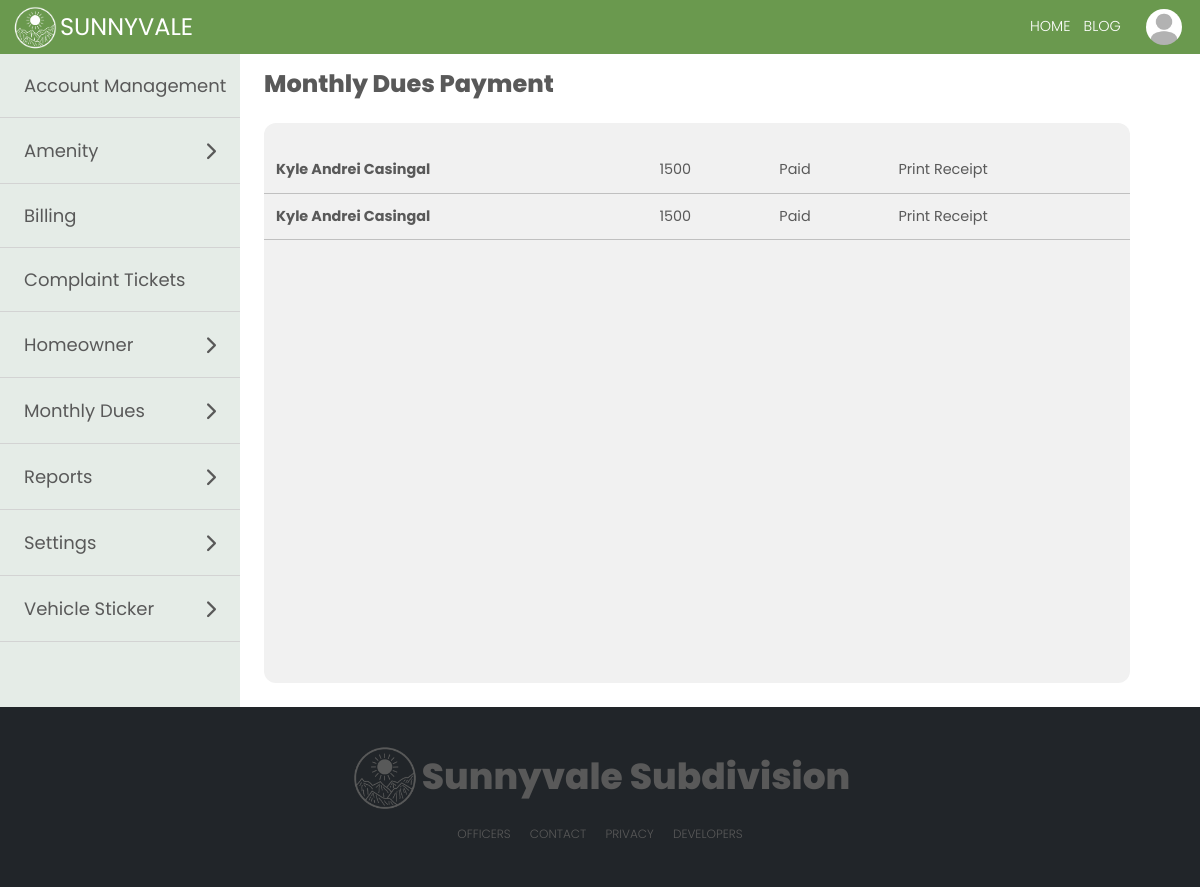
Page /modules/monthlyDuesTransaction.php (signed in) on the committed database.
### tables this page shows
CREATE TABLE IF NOT EXISTS `user` (
  `user_id` int(11) NOT NULL AUTO_INCREMENT,
  `user_homeowner_id` int(11) DEFAULT NULL,
  `user_tenant_id` int(11) DEFAULT NULL,
  `full_name` varchar(50) NOT NULL,
  `user_type` varchar(15) NOT NULL,
  `password` varchar(30) NOT NULL,
  `email_address` varchar(40) DEFAULT NULL,
  `account_status` varchar(15) NOT NULL,
  `verification_code` varchar(6) DEFAULT NULL,
  `email_verified_at` datetime DEFAULT NULL,
  PRIMARY KEY (`user_id`)
);

CREATE TABLE IF NOT EXISTS `homeowner_profile` (
  `homeowner_id` int(11) NOT NULL AUTO_INCREMENT,
  `last_name` varchar(100) NOT NULL,
  `first_name` varchar(100) NOT NULL,
  `middle_name` varchar(100) DEFAULT NULL,
  `suffix` varchar(100) DEFAULT NULL,
  `sex` varchar(100) NOT NULL,
  `street` varchar(255) NOT NULL,
  `subdivision` varchar(255) NOT NULL,
  `barangay` varchar(50) NOT NULL,
  `business_address` varchar(255) DEFAULT NULL,
  `occupation` varchar(100) DEFAULT NULL,
  `email_address` varchar(100) NOT NULL,
  `birthdate` date DEFAULT NULL,
  `mobile_number` varchar(20) DEFAULT NULL,
  `employer` varchar(100) DEFAULT NULL,
  `vehicle_registration` varchar(20) DEFAULT NULL,
  `display_picture` varchar(255) NOT NULL,
  PRIMARY KEY (`homeowner_id`)
);

CREATE TABLE IF NOT EXISTS `transaction` (
  `transaction_id` int(11) NOT NULL AUTO_INCREMENT,
  `user_id` int(11) NOT NULL,
  `name` varchar(255) NOT NULL,
  `total_cost` int(11) DEFAULT NULL,
  `quantity` int(11) DEFAULT NULL,
  `payment_proof` varchar(255) DEFAULT NULL,
  `transaction_type` varchar(50) NOT NULL,
  `status` varchar(10) NOT NULL,
  `datetime` datetime DEFAULT NULL,
  PRIMARY KEY (`transaction_id`)
);

### modules/monthlyDuesTransaction.php (the view, shortened to what this page needs)
<?php
require '../marginals/topbar.php';
$resultTransaction = $con->query("SELECT * FROM transaction, user, homeowner_profile WHERE transaction_type = 'Monthly Dues' AND transaction.user_id = user.user_id AND user.user_homeowner_id = homeowner_profile.homeowner_id AND homeowner_profile.subdivision = '" . $_SESSION['subdivision'] . "'");
?>
<!DOCTYPE html>
<html lang="en">
<head>
</head>
<body>
  <div class="treasurer">
    <div class="sideBar">
      <?php require '../marginals/sidebarAdmin.php'; ?>
    </div>
    <div class="treasurerPanel">
      <label class="lblSettings" id="amenity">Monthly Dues Payment</label>
      <div class="complaintManagement">
        <div class="inboxContainer">
          <table class="tblComplaints">
            <?php while ($row = $resultTransaction->fetch_assoc()) : ?>
              <tr class="trComplaints">
                <td class="renter-name" data-bs-toggle="modal" data-bs-target="#complaintModal<?php
                                                                                              echo $row['transaction_id']
                                                                                              ?>"><?php echo $row['name'] ?></td>
                <td class="use-address" data-bs-toggle="modal" data-bs-target="#complaintModal<?php
                                                                                              echo $row['transaction_id']
                                                                                              ?>"><?php echo $row['total_cost'] ?></td>
                <td class="use-address" data-bs-toggle="modal" data-bs-target="#complaintModal<?php
                                                                                              echo $row['transaction_id']
                                                                                              ?>"><?php echo $row['status'] ?></td>
                <?php if ($row['status'] == 'Paid') { ?>
                  <td class="use-address" data-bs-toggle="modal" data-bs-target="#exampleModalToggle<?php
                                                                                                    echo $row['transaction_id']
                                                                                                    ?>">Print Receipt</td>
                <?php } ?>
              </tr>
            <?php endwhile; ?>
          </table>
        </div>
      </div>
    </div>
  </div>
  <?php
  require '../marginals/footer2.php';
  ?>
</body>
</html>

### marginals/topbar.php (shortened to what this page needs)
<?php
include "../process.php";
if ($_SESSION['user_type'] == 'Tenant') {
  $result = $con->query("SELECT * FROM user, tenant WHERE user_id = " . $user_id = $_SESSION['user_id'] . "  AND user.full_name = tenant.full_name") or die($mysqli->error);
  $result1 = $con->query("SELECT * FROM user, tenant WHERE user_id = " . $user_id = $_SESSION['user_id'] . "  AND user.full_name = tenant.full_name")  or die($mysqli->error);
  $row1 = $result1->fetch_assoc();
  $homeowner_id_profile = $row1['user_homeowner_id'];
  $fullname_monthlyDues = $row1['full_name'];
  $user_type = $row1['user_type'];
  $resultSubdivision = $con->query("SELECT * FROM user, tenant, homeowner_profile WHERE user_id = " . $user_id = $_SESSION['user_id'] . " AND user.full_name = tenant.full_name AND homeowner_profile.homeowner_id = tenant.homeowner_id") or die($mysqli->error);
  $rowSubdivision = $resultSubdivision->fetch_assoc();
  $subdivision_name1 = $rowSubdivision['subdivision'];
  $resultComplainee = $con->query("SELECT * FROM homeowner_profile WHERE subdivision ='$subdivision_name1' AND homeowner_id != '$homeowner_id_profile' ORDER BY first_name");
} else {
  $result = $con->query("SELECT * FROM user, homeowner_profile  WHERE user_id = " . $user_id = $_SESSION['user_id'] . "  AND full_name = CONCAT(first_name, ' ', last_name)") or die($mysqli->error);
  $result1 = $con->query("SELECT * FROM user, homeowner_profile  WHERE user_id = " . $user_id = $_SESSION['user_id'] . "  AND full_name = CONCAT(first_name, ' ', last_name)") or die($mysqli->error);
  $row1 = $result1->fetch_assoc();
  $user_type = $row1['user_type'];
}
?>
<!DOCTYPE html>
<html lang="en">
<head>
  <link href="https://cdn.jsdelivr.net/npm/bootstrap@5.0.2/dist/css/bootstrap.min.css" rel="stylesheet">
</head>
<body>
  <div class='navigation'>
    <div class="topLeft">
      <img src="..\img\logoSV.png" alt="" />
      <i class="topIcon">SUNNYVALE</i>
    </div>
    <form class="topbarNav" method="post">
      <div class="topCenter">
        <ul class="topList">
          <li data-bs-toggle="modal" data-bs-target="#confirmLogout" onclick="location.href='#confirmLogout'" class="topListItem1">HOME</li>
          <?php
          if ($user_type != 'Guard') {
          ?>
            <li onclick="location.href='../modules/blogHome.php'" class="topListItem1"> BLOG</li>
          <?php
          }
          ?>
      </div>
      <div class="topRight">
        <div class='menu-trigger'>
          <div class="btn-group dropleft">
            <button type="button" class="dropdownIMG" data-toggle="dropdown" aria-haspopup="true" aria-expanded="false">
              <img class="topImg1" <?php
                                    $row = $result->fetch_assoc();
                                    $imageURL = '../media/displayPhotos/' . $row['display_picture'];
                                    ?> src="<?= $imageURL ?>" alt="" />
            </button>
          </div>
        </div>
      </div>
    </form>
  </div>
</body>
</html>

### marginals/topbar.php (style rules this page uses)
.topbarNav { display: flex; gap: 1vw; align-items: center; }
.navigation { margin-top: 0; margin-bottom: 0; padding: 0; width: 100%; height: 4.5vw; background-color: rgba(106, 153, 78); position: sticky; top: 0; display: flex; align-items: center; font-family: "Poppins", sans-serif; z-index: 999; backdrop-filter: blur(5px); }
.topLeft { max-height: 4.5vw; margin-top: 0; flex: 3; display: flex; align-items: center; justify-content: flex-start; margin-left: 1vw; }
.topLeft img { max-height: 4vw; }
.topRight { max-height: 4.5vw; flex: 3; display: flex; align-items: center; justify-content: flex-end; margin-right: 1vw; }
.topCenter { flex: 60; }
.topIcon { font-size: 2vw; margin-right: 10px; color: white; font-family: "Poppins", sans-serif; font-style: normal; cursor: pointer; }
.menu-trigger { display: flex; max-height: 4.5vw; }
.topImg1 { max-height: 3vw; max-width: 3vw; width: 3vw; height: 3vw; border-radius: 50%; object-fit: cover; cursor: pointer; }
.topList { display: flex; justify-content: flex-end; margin: 0; padding: 0; list-style: none; color: white; }
.topListItem1 { color: white; padding: 0.5vw; margin-right: 0.1vw; font-size: 1.2vw; font-weight: 300; cursor: pointer; }
.dropdownIMG { background-color: rgb(89, 89, 89, 0); border: none !important; }

### modules/monthlyDuesTransaction.php (style rules this page uses)
* { margin: 0; }
body { font-family: 'Poppins', sans-serif; }
label { font-size: 2vw; padding: 0.5vw; }
.treasurer { width: 100%; display: flex; }
.treasurerPanel { flex: 8; width: 100%; overflow-y: scroll; }
.lblSettings { font-size: 2vw; font-family: "Poppins", sans-serif; margin-top: 1vw; margin-left: 2vw; margin-bottom: -2vw; padding: 0; color: rgb(89, 89, 89); font-weight: 800; }
.inboxContainer { padding: 2vw; padding-left: 0; padding-right: 0; border-radius: 1vw; background-color: rgb(241, 241, 241); display: flex; width: 95%; height: 70vh; overflow-x: hidden; overflow-y: scroll; }
.tblComplaints { margin: 0; width: 100%; height: 100%; max-height: 30px; }
.trComplaints { width: 100%; color: rgb(89, 89, 89); background-color: rgb(241, 241, 241); border-bottom: 1px solid rgb(192, 192, 192); }
.trComplaints td { text-align: left; padding: 1vw; font-size: 1.2vw; }
.complaintManagement { margin: 2vw; }
.renter-name { font-weight: bold; }
.sideBar { background-color: rgb(248, 245, 227); flex: 2; color: black; }

### marginals/sidebarAdmin.php (style rules this page uses)
* { margin: 0; font-family: 'Poppins', sans-serif; }
.tblForm th, td { font-size: 1vw; padding: 1vw; }
.sideBar { background-color: rgb(170, 192, 175, 0.3); flex: 2; color: black; }

### rows in the picture
user: homeowner_profile.display_picture (placeholder picture)
transaction: name "Kyle Andrei Casingal", total_cost "1500", status "Paid"
transaction: name "Kyle Andrei Casingal", total_cost "1500", status "Paid"
